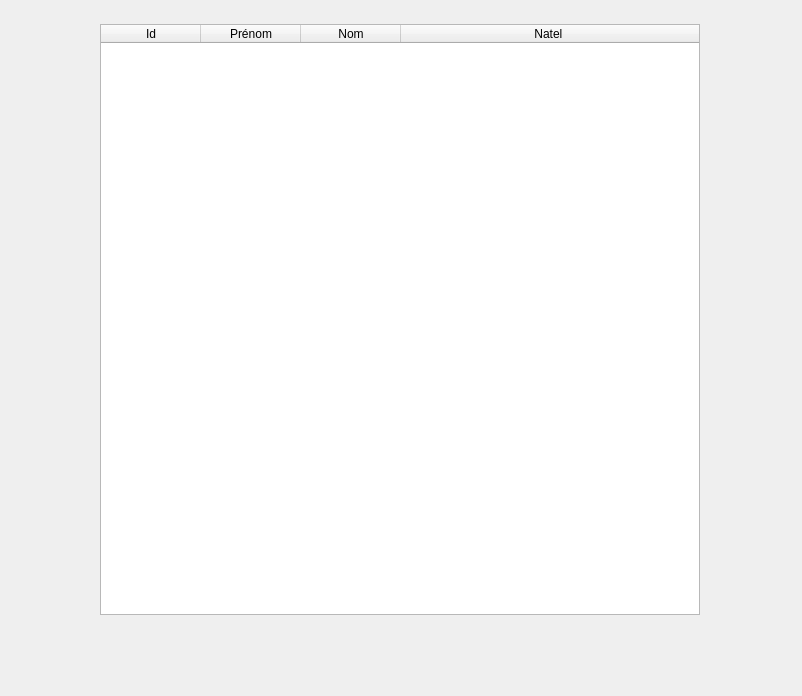
<?xml version="1.0" encoding="UTF-8"?>
<ui version="4.0">
 <class>winStaff</class>
 <widget class="QMainWindow" name="winStaff">
  <property name="geometry">
   <rect>
    <x>0</x>
    <y>0</y>
    <width>802</width>
    <height>696</height>
   </rect>
  </property>
  <property name="windowTitle">
   <string>Employés</string>
  </property>
  <widget class="QWidget" name="centralwidget">
   <widget class="QTableWidget" name="tableStaff">
    <property name="geometry">
     <rect>
      <x>100</x>
      <y>24</y>
      <width>600</width>
      <height>591</height>
     </rect>
    </property>
    <property name="lineWidth">
     <number>1</number>
    </property>
    <property name="columnCount">
     <number>4</number>
    </property>
    <attribute name="horizontalHeaderStretchLastSection">
     <bool>true</bool>
    </attribute>
    <column>
     <property name="text">
      <string>Id</string>
     </property>
    </column>
    <column>
     <property name="text">
      <string>Prénom</string>
     </property>
    </column>
    <column>
     <property name="text">
      <string>Nom</string>
     </property>
    </column>
    <column>
     <property name="text">
      <string>Natel </string>
     </property>
    </column>
   </widget>
  </widget>
 </widget>
 <resources/>
 <connections/>
</ui>
